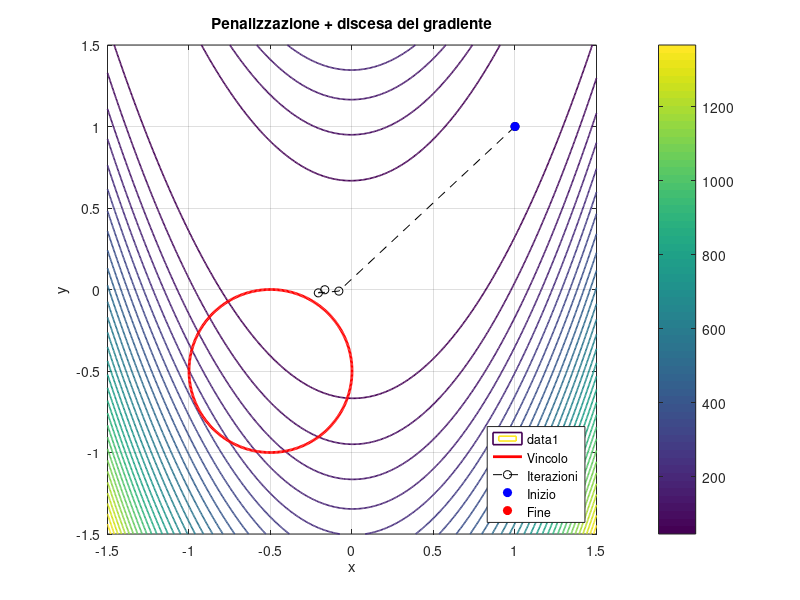

The MATLAB script that drew this image:
% Ott. vincolata: Penalizzazione esterna con GD
clear all; close all; clc;

% Funzione obiettivo e vincolo
f = @(x) 100*(x(2) - x(1)^2)^2 + (1 - x(1))^2;
h = @(x) (x(1) + 0.5)^2 + (x(2) + 0.5)^2 - 0.25;

grad_f = @(x) [
    -400*x(1)*(x(2) - x(1)^2) - 2*(1 - x(1));
    200*(x(2) - x(1)^2)
];
grad_h = @(x) [
    2*(x(1) + 0.5);
    2*(x(2) + 0.5)
];

% Function per la discesa del gradiente
function traj = gradient_descent(x_start, alpha, max_iter, mu, h_func, grad_f_func, grad_h_func)
    x_k = x_start(:);
    traj = x_k';
    for k = 1:max_iter
        h_val = h_func(x_k);
        
        grad_h_val = grad_h_func(x_k);
        grad_f_val = grad_f_func(x_k);
        
        % Calcolo del gradiente della funzione penalizzata (phi)
        grad_phi = grad_f_val + (1/mu) * 2 * h_val * grad_h_val;
        
        x_k = x_k - alpha * grad_phi;       % Aggiornamento del passo
        traj = [traj; x_k'];
        
        % Criterio di arresto
        if norm(alpha * grad_phi) < 1e-4
            break;
        end
    end
end

% Parametri penalizzazione
mu_values = [1e-1, 1e-2, 1e-3, 1e-4];
x0 = [1, 1];
x_vals = x0;

% Loop su penalità con discesa
for mu = mu_values
    % phi = @(x) f(x) + (1/mu)*h(x)^2;
    
    % Funzione da minimizzare phi, punto iniziale x0, passo 0.01*mu, numero iterazioni massimo 5000
    traj = gradient_descent(x0, 0.001, 5000, mu, h, grad_f, grad_h);
    x0 = traj(end, :);          % Ultimo valore in uscita dall'algoritmo di discesa del gradiente.
    x_vals = [x_vals; x0];
end

% Griglia per la funzione
[xg, yg] = meshgrid(linspace(-1.5, 1.5, 400), linspace(-1.5, 1.5, 400));
Z = 100*(yg - xg.^2).^2 + (1 - xg).^2;

% Vincolo
theta = linspace(0, 2*pi, 400);
xc = -0.5 + 0.5*cos(theta);
yc = -0.5 + 0.5*sin(theta);

% Plot
figure;
contour(xg, yg, Z, 30, 'LineWidth', 1.2); hold on;
%colormap('viridis');
colorbar;
xlabel('x'); ylabel('y');
title('Penalizzazione + discesa del gradiente');
axis equal; grid on;

plot(xc, yc, 'r-', 'LineWidth', 2, 'DisplayName', 'Vincolo');
plot(x_vals(:,1), x_vals(:,2), 'ko--', 'DisplayName', 'Iterazioni');
plot(x_vals(1,1), x_vals(1,2), 'bo', 'MarkerFaceColor', 'b', 'DisplayName', 'Inizio');
plot(x_vals(end,1), x_vals(end,2), 'ro', 'MarkerFaceColor', 'r', 'DisplayName', 'Fine');
legend('Location', 'southeast');
